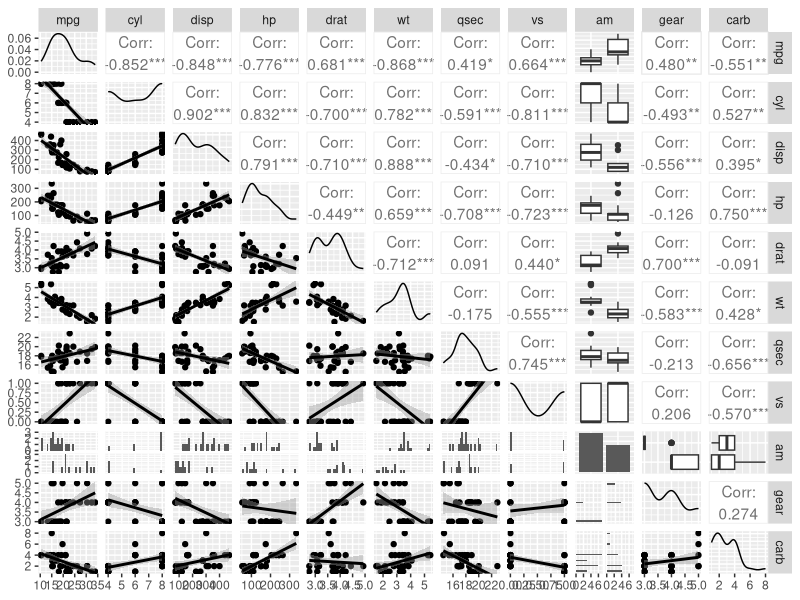
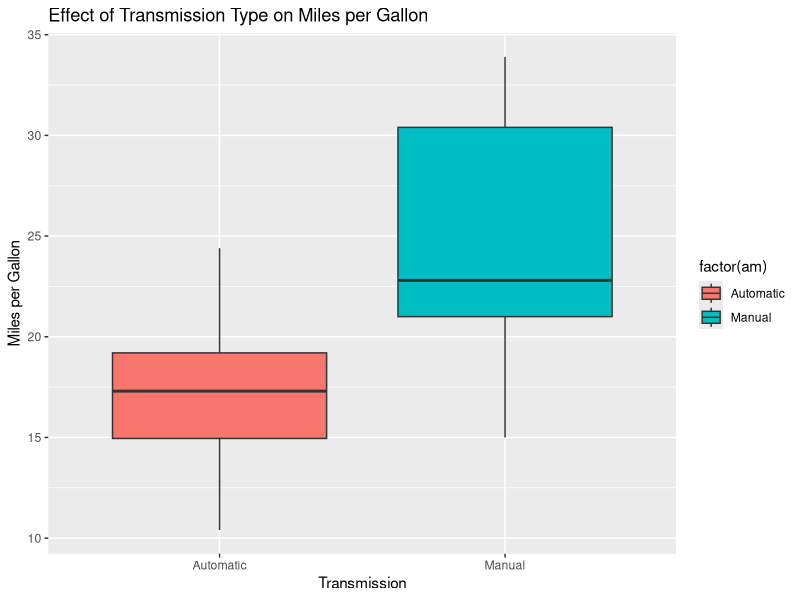
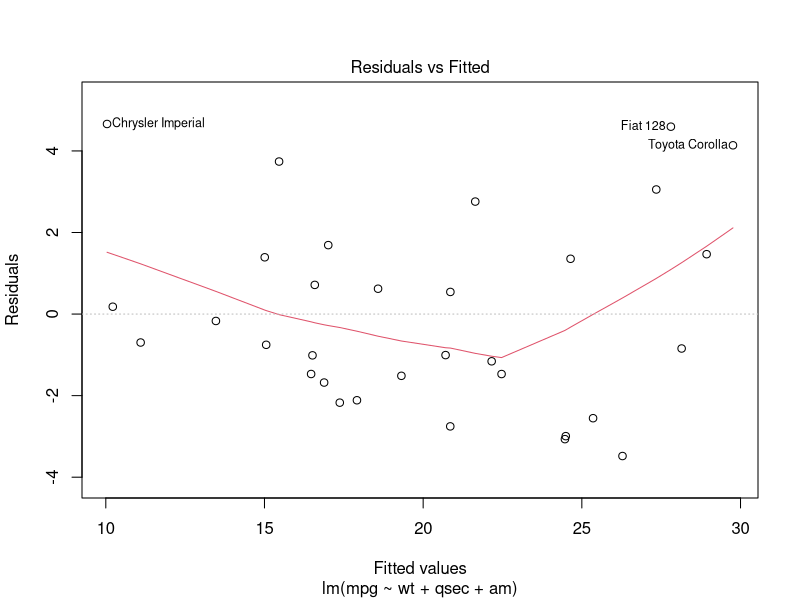
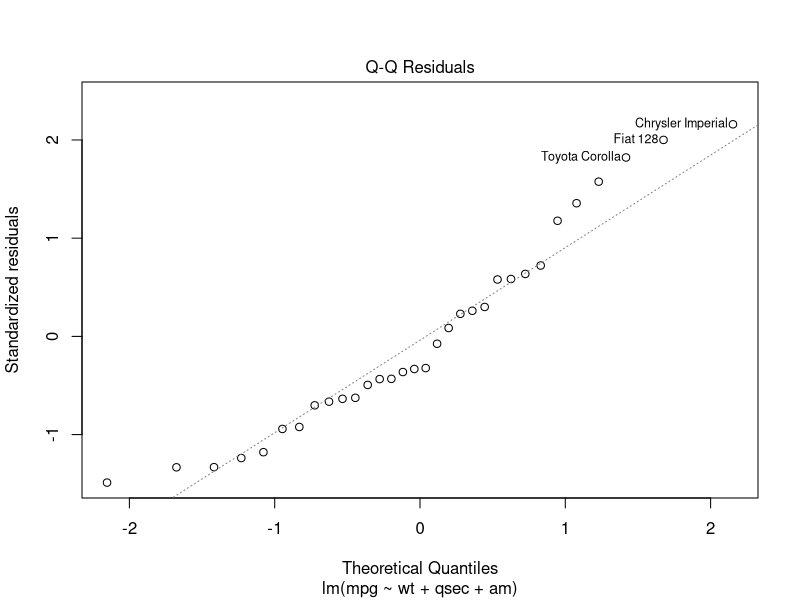
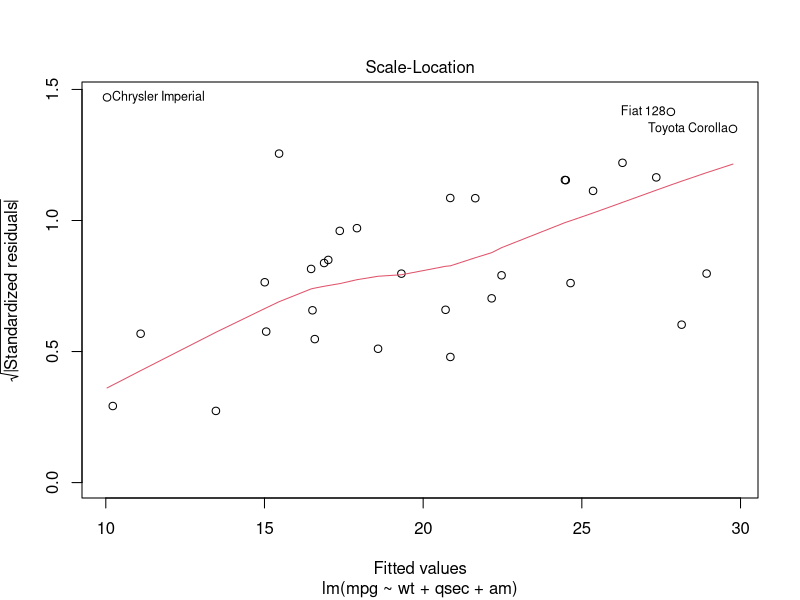
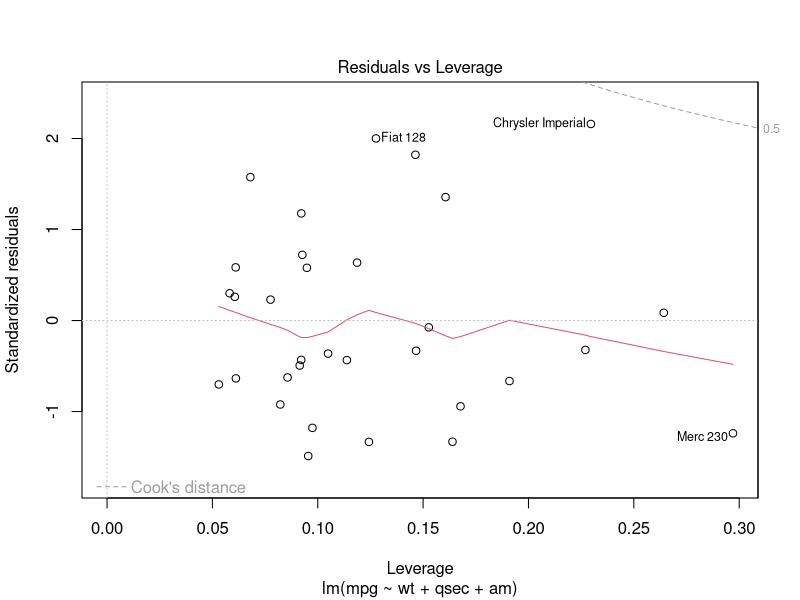

Write R code to recreate these figures, in order.
## ---- chunk 1
data(mtcars)
mtcars$am <- factor(mtcars$am, labels = c('Automatic', 'Manual'))
t.test(mtcars$mpg[mtcars$am == 'Manual'], mtcars$mpg[mtcars$am == 'Automatic'])
## ---- chunk 2
fit <- lm(mpg ~ ., data = mtcars)
summary(fit)

fit1 <- update(fit, .~. - cyl)
summary(fit1)

fit2 <- update(fit1, .~ . - vs)
summary(fit2)

fit3 <- update(fit2, . ~ . - gear)
summary(fit3)

fit4 <- update(fit3, . ~ . - carb)
summary(fit4)

fit5 <- update(fit4, .~ . - drat)
summary(fit5)

fit6 <- update(fit5, . ~ . - disp)
summary(fit6)

fit7 <- update(fit6, .~ . - hp)
## ---- chunk 3
summary(fit7)
## ---- chunk 4
fit_am <- lm(mpg ~ am, data = mtcars)
fit <- lm(mpg ~ ., data = mtcars)
anova(fit_am, fit7, fit)
## ---- chunk 5
t <- qt(1 - 0.05/2, length(mtcars$am) - 2)
2.9358 + c(-1, 1) * t * 1.4109
## ---- chunk 6
library(GGally) # collection of additional tools for ggplot2
library(ggplot2)
g <- ggpairs(mtcars, lower = list(continuous = 'smooth'))
g
## ---- chunk 7
g <- ggplot(mtcars, aes(factor(am), mpg))
g <- g + geom_boxplot(aes(fill = factor(am)))
g <- g + labs(title = 'Effect of Transmission Type on Miles per Gallon', 
              x = 'Transmission', y = 'Miles per Gallon')
g
## ---- chunk 8
plot(fit7)
